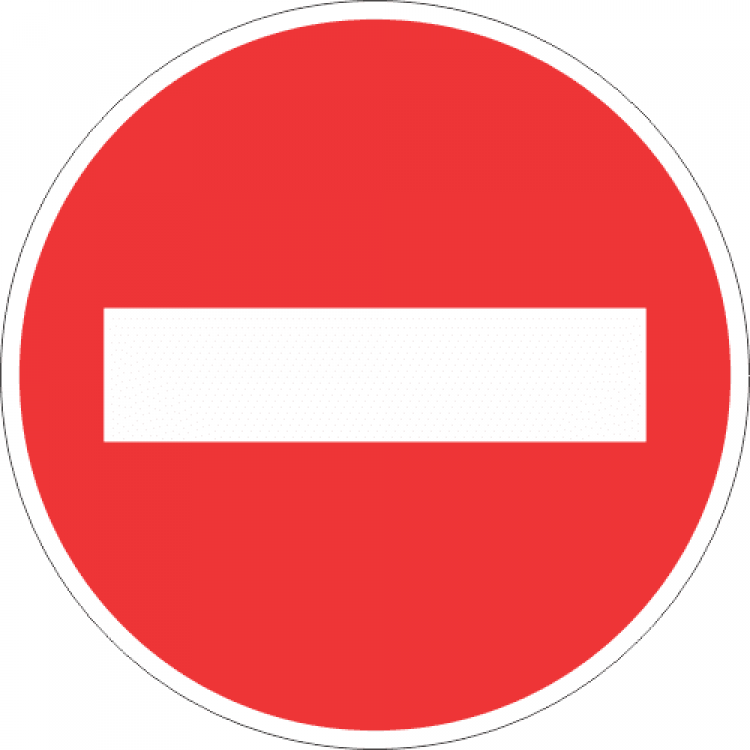
#> input picture signs.png, 750 x 750 px
$ python test.py
#> lines starting #> are read from the running program, lines starting #| are printed output that depends on the picture; after the words box and inside, x2 and y2 are one past the last pixel; in counts of white or black regions, pixels touching at a corner belong together
#> further down, img is the input picture: shape (750, 750, 3); mean B, G, R 138.1, 137, 244
import cv2
import numpy as np

def grayscale(img):
    img = cv2.cvtColor(img, cv2.COLOR_BGR2GRAY)
    return img


def equalize(img):
    img = cv2.equalizeHist(img)
    return img


def preprocessing(img):
    img = grayscale(img)
    img = equalize(img)
    img = img / 255  # image normalization
    return img

# Tiền xử lý hình ảnh
def preprocess_img(imgBGR, erode_dilate=True):  # Bật phương pháp Erode (xói mòn) và Dilate (giãn nỡ)
#> called with erode_dilate = True
    rows, cols, _ = imgBGR.shape
#> rows = 750; cols = 750
    # Chuyển mã BGR sang HSV (Xác định được một màu cụ thể hơn, dựa trên các màu sắc và các dải bão hòa)
    imgHSV = cv2.cvtColor(imgBGR, cv2.COLOR_BGR2HSV)
#> imgHSV: shape (750, 750, 3); mean H, S, V 0.6, 114.6, 244
    Bmin = np.array([100, 43, 46])
    Bmax = np.array([124, 255, 255])
    img_Bbin = cv2.inRange(imgHSV, Bmin, Bmax)
#> img_Bbin: shape (750, 750); every value is 0

    Rmin1 = np.array([0, 43, 46])
    Rmax1 = np.array([10, 255, 255])
    img_Rbin1 = cv2.inRange(imgHSV, Rmin1, Rmax1)
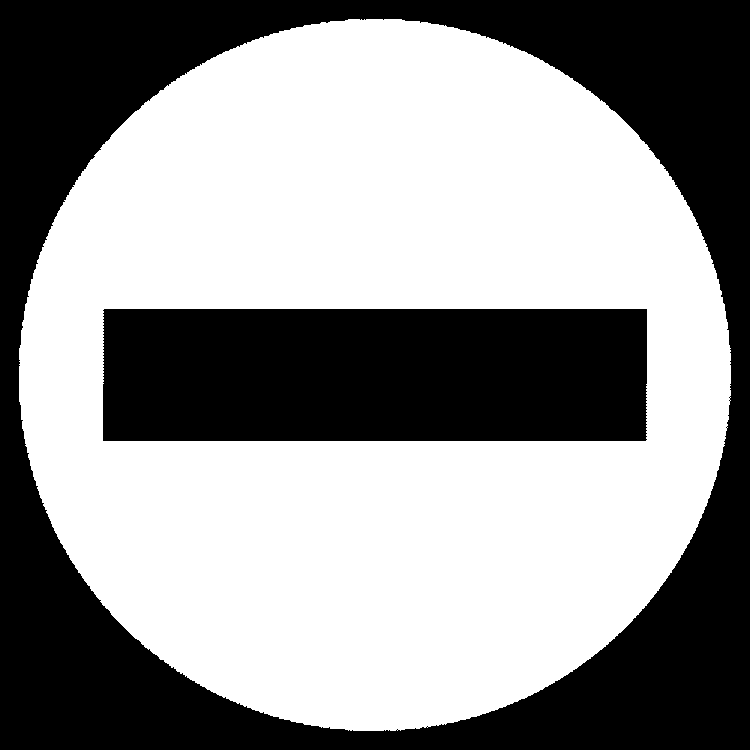
#> img_Rbin1: shape (750, 750); 58.1% white; 2 black regions, box (x1, y1, x2, y2) and area: (0, 0, 750, 750) 164161, (103, 309, 647, 441) 71720

    Rmin2 = np.array([156, 43, 46])
    Rmax2 = np.array([180, 255, 255])
    img_Rbin2 = cv2.inRange(imgHSV, Rmin2, Rmax2)
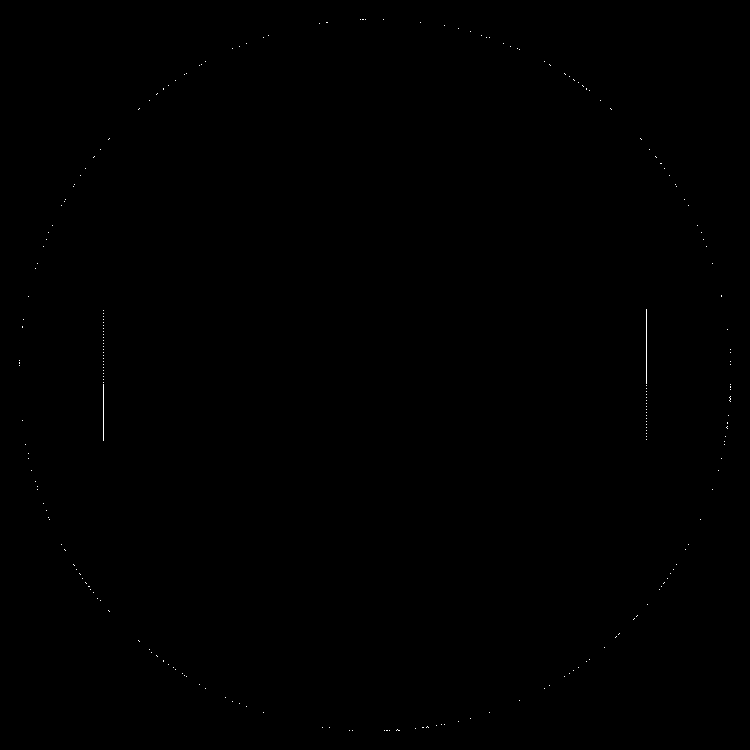
#> img_Rbin2: shape (750, 750); 0.07% white in thin lines or dots

    # [9 lines of commented-out code are left out]

    return img_Rbin2

img = cv2.imread('signs.png')

img_s = preprocess_img(img)

cv2.imshow("Orgin Image", img)

cv2.imshow("Final Image", img_s)

cv2.waitKey(0)
